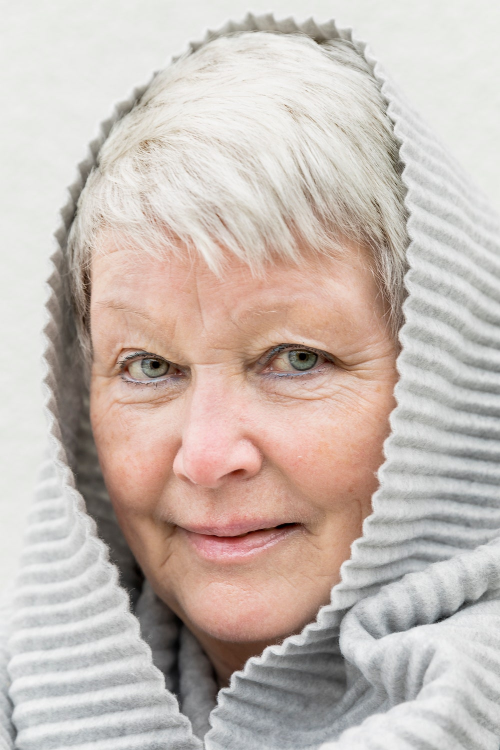
#> input picture pic/Lenna_old.jpg, 1000 x 1500 px (shown at 1/2 size)
$ jupyter execute TV_Resize_try.ipynb
#> lines starting #> are read from the running program, lines starting #| are printed output that depends on the picture
</br><div align="center"> <b> <font size="6" color='red'>Image Resizing/Scaling</font></b> </div>
</br>

[cell 1]
import cv2
import numpy as np
import matplotlib.pyplot as plt

</br><div align="center"> <b> <font size="3" color='green'>cv2.resize(src, dsize, fx, fy, interpolation)</font></b> </div>
<b>src:</b> (required) source/input image<br>
<b>dsize:</b>(required) desired size for the output image in (width, height) format<br>
<b>fx:</b>(optional) scale factor along the horizontal axis<br>
<b>fy:</b>(optional) scale factor along the vertical axis<br>
<b>interpolation:</b>(optional) could be one of the following values.
 - INTER_NEAREST
 - INTER_LINEAR (used by default)
 - INTER_AREA
 - INTER_CUBIC
 - INTER_LANCZOS4

</br><div align="center"> <b> <font size="4" color='red'>Image resizing with a custom Width and Height</font></b> </div>

[cell 2]
image = cv2.imread('pic/Lenna_old.jpg')
#> image is the input picture: shape (1500, 1000, 3); mean B, G, R 180.9, 187.8, 200

[cell 3]
height, width, channel = image.shape
#> height = 1500; width = 1000; channel = 3
print(height, width, channel)
#| 1500 1000 3

[cell 4]
heigth_down = 500
width_down = 100
size_down = (width_down, heigth_down)
image_down = cv2.resize(image, size_down)
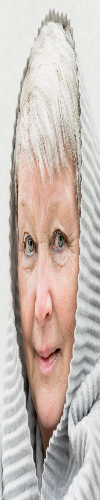
#> image_down: shape (500, 100, 3); mean B, G, R 181.1, 188, 200.2
fig, axes = plt.subplots(nrows=1, ncols=2)
axes[0].imshow(cv2.cvtColor(image, cv2.COLOR_BGR2RGB))
axes[1].imshow(cv2.cvtColor(image_down, cv2.COLOR_BGR2RGB))
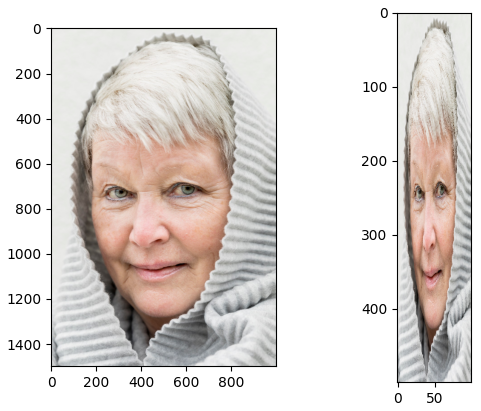
#> figure drawn by matplotlib, 2 panels

<b> Image.shape return (height, width, channel) but in cv2.resize, the new size determine by (width, height)</b>

</br><div align="center"> <b> <font size="4" color='red'>Resizing With a Scaling Factor</font></b> </div>

[cell 5]
scale_x = 2
scale_y = 2
image_scale = cv2.resize(image, None, fx=scale_x, fy=scale_y)
fig, axes = plt.subplots(nrows=1, ncols=2)
axes[0].imshow(cv2.cvtColor(image, cv2.COLOR_BGR2RGB))
axes[1].imshow(cv2.cvtColor(image_scale, cv2.COLOR_BGR2RGB))
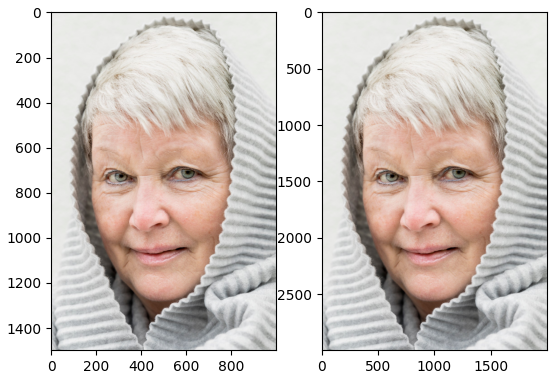
#> figure drawn by matplotlib, 2 panels

<b> Using None for dsize parameter in mandatory. </b>

</br><div align="center"> <b> <font size="4" color='red'>Resizing With Different Interpolation Methods</font></b> </div>

[cell 6]
image = cv2.imread('pic/finger.png')
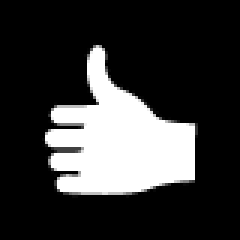
#> input picture pic/finger.png, 80 x 80 px (shown 3 times larger)
#> image is the input picture: shape (80, 80, 3); min 0, max 255, mean 55.6
plt.figure(figsize=(2, 2))
plt.imshow(cv2.cvtColor(image,cv2.COLOR_BGR2RGB))

[cell 7]
image_linear_up = cv2.resize(image, None, fx=2, fy=2)
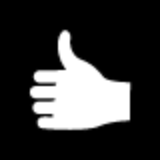
#> image_linear_up: shape (160, 160, 3); min 0, max 255, mean 55.6
image_near_up = cv2.resize(image, None, fx=2, fy=2, interpolation=cv2.INTER_NEAREST)
image_cubic_up = cv2.resize(image, None, fx=2, fy=2, interpolation=cv2.INTER_CUBIC)
image_area_up = cv2.resize(image, None, fx=2, fy=2, interpolation=cv2.INTER_AREA)

fig, axes = plt.subplots(nrows=1, ncols=4, figsize=(40, 40))
axes[0].imshow(image_linear_up)
axes[1].imshow(image_near_up)
axes[2].imshow(image_cubic_up)
axes[3].imshow(image_area_up)

[cell 8]
image_linear_down = cv2.resize(image, None, fx=0.5, fy=0.5)
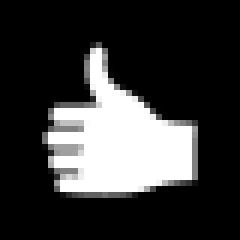
#> image_linear_down: shape (40, 40, 3) (shown 6 times larger); min 0, max 255, mean 55.6
image_near_down = cv2.resize(image, None, fx=0.5, fy=0.5, interpolation=cv2.INTER_NEAREST)
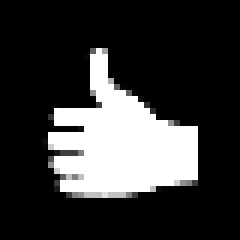
#> image_near_down: shape (40, 40, 3) (shown 6 times larger); min 0, max 255, mean 55.6
image_cubic_down = cv2.resize(image, None, fx=0.5, fy=0.5, interpolation=cv2.INTER_CUBIC)
image_area_down = cv2.resize(image, None, fx=0.5, fy=0.5, interpolation=cv2.INTER_AREA)

fig, axes = plt.subplots(nrows=1, ncols=4, figsize=(5, 5))
axes[0].imshow(image_linear_down)
axes[1].imshow(image_near_down)
axes[2].imshow(image_cubic_down)
axes[3].imshow(image_area_down)
